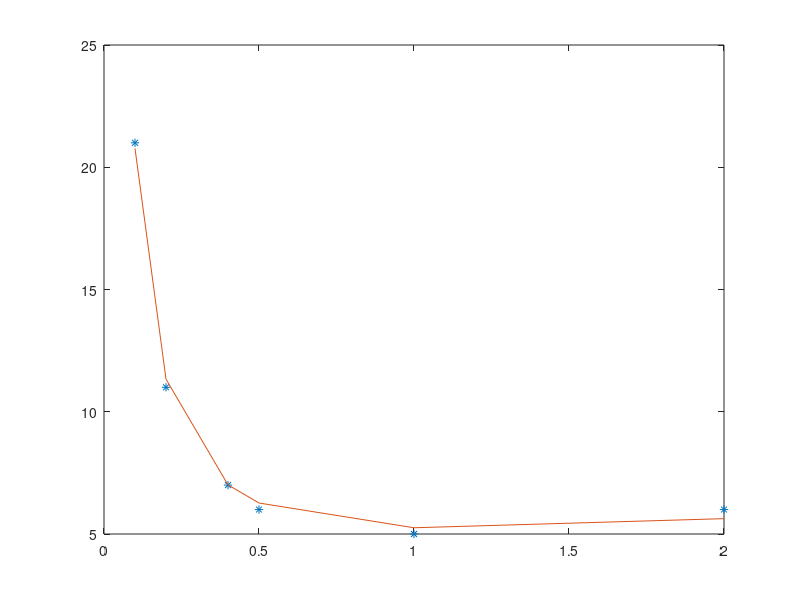

The MATLAB source for this figure:
x=[0.1 0.2 0.4 0.5 1 2];
y=[21 11 7 6 5 6];

plot(x,y,'*')

n=length(x);

A=[sum(x) sum(1./x.^(1/2));sum((1./x.^(1/2))) sum(1./x.^(2))];
B=[sum(x.^(1/2).*y);sum(y./x)];

X=inv(A)*B;
hold on

a=X(1);
b=X(2);
f=(a.*x.^(1/2))+(b./(x));
plot(x,f)